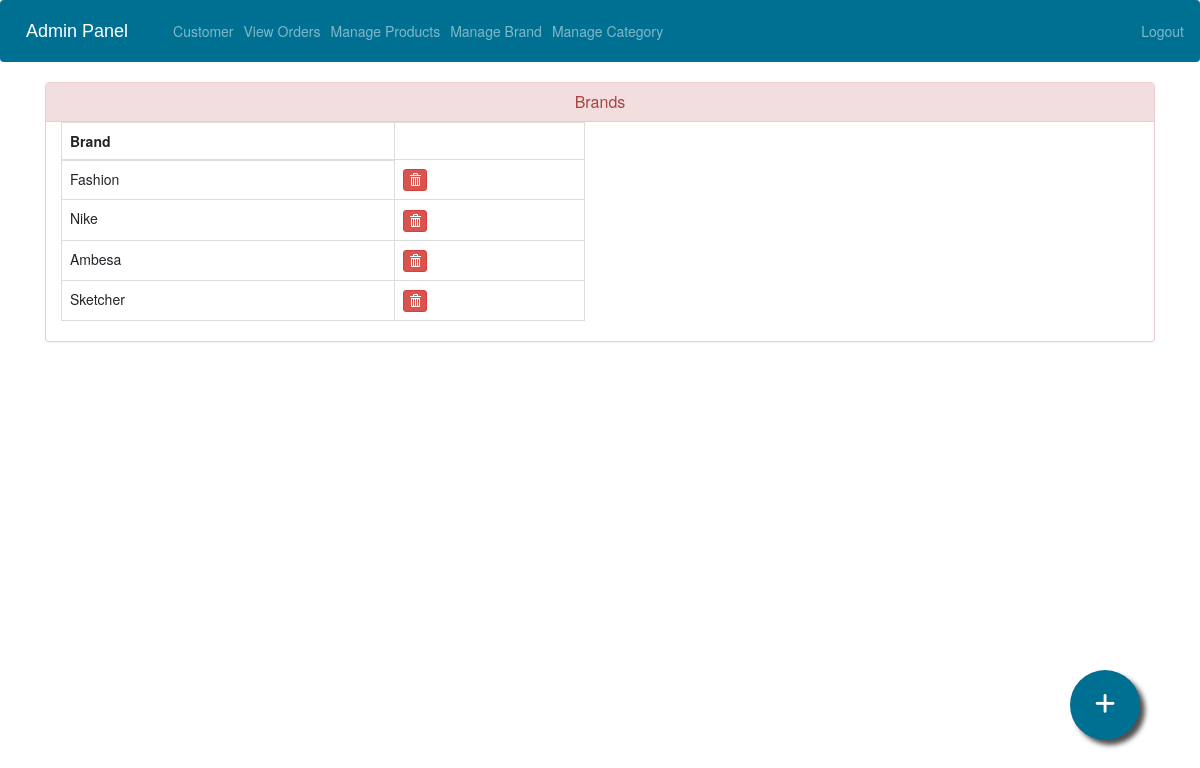
The page /admin-brands (signed in) on the database as committed earlier.
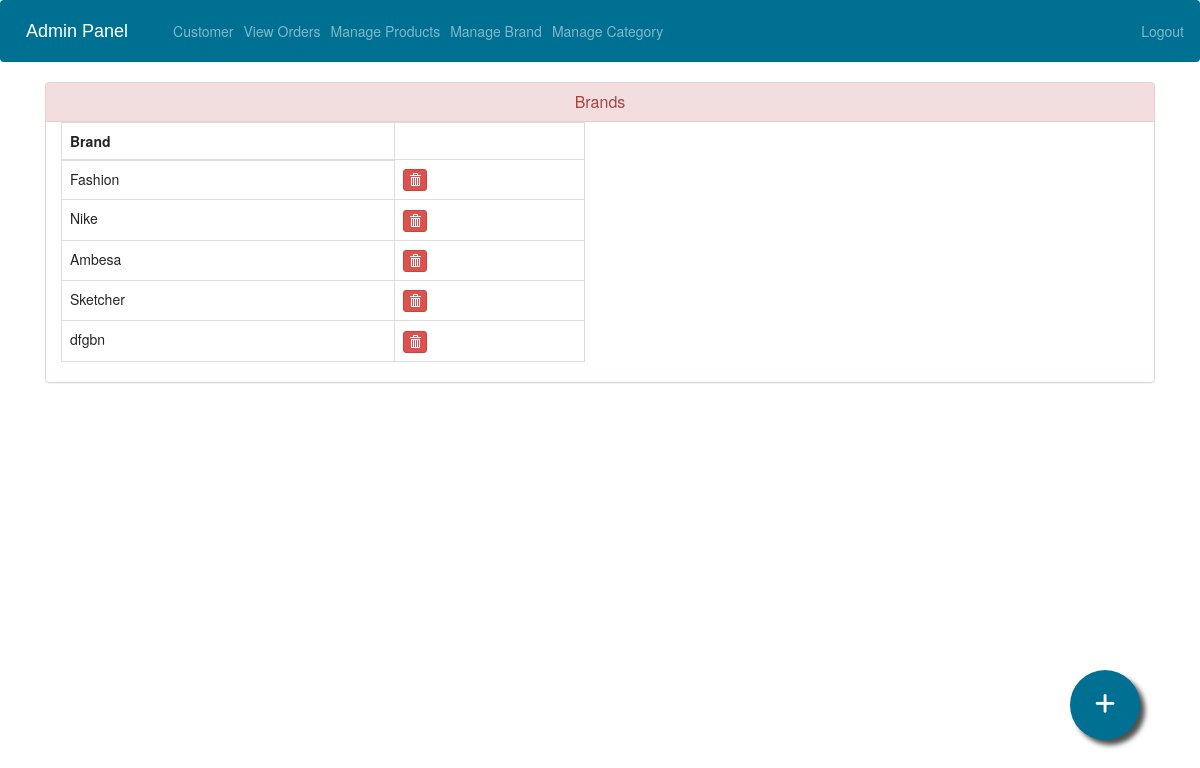
The same page on the database as committed later.
### shoeshop/models.py (models this page shows, shortened)
class Brand(models.Model):
    brand_name = models.CharField(max_length=40)

### shoeshop/views.py (the view)
# urls.py: path('admin-brands', views.admin_brand_view, name='admin-brands'),
@login_required(login_url='adminlogin')
def admin_brand_view(request):
    brand = models.Brand.objects.all()
    return render(request, 'shoeshop/admin_brand.html', {'brand': brand})

### templates/shoeshop/admin_brand.html (shortened to what this page needs)
{% extends 'shoeshop/admin_base.html' %}
{% load static %}
{% block content %}
<head>
  <link href="//netdna.bootstrapcdn.com/bootstrap/3.0.0/css/bootstrap.min.css" rel="stylesheet" id="bootstrap-css">
  <link rel="stylesheet" href="/static/admin_products.css">
</head>
<div class="container">
  <div class="panel panel-danger">
    <div class="panel-heading">
      <h6 class="panel-title">Brands</h6>
    </div>
    <div class="ro">
      <div class="col-6">
    <table class="table table-hover table-bordered" id="dev-table">
      <thead>
        <tr>
          <th>Brand</th>
        </tr>
      </thead>
      {% for b in brand %}
      {% if b %}
      <tr>
        <td> {{ b.brand_name }}</td>
        <td>
          <a class="btn btn-danger btn-xs" href=""><span class="glyphicon glyphicon-trash"></span></a>
        </td>
      </tr>
      {%else%}
      <br><br><br>
      <h1>No Brand still!!</h1>
      {% endif %}
      {% endfor %}
    </table>
  </div>
</div>
</div>
</div>
<a href="/admin-add-brand" class="float">
<i class="fa fa-plus my-float"></i>
</a>
{% endblock content %}

Rows that differ between the two databases and show on the page:
added Brand: brand_name "dfgbn"
